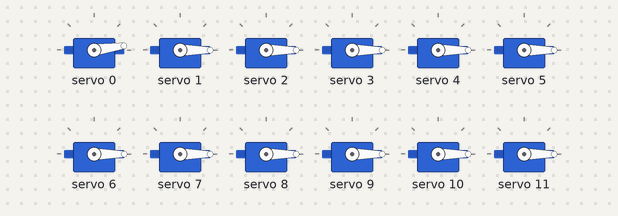
The sketch below on a simulated Arduino Uno, built with avr-gcc and run on an emulated ATmega328P. Parts: 12 × servo. What the sketch prints to the serial monitor is not drawn.

Above: at 2.26 s.
At 4.63 s:
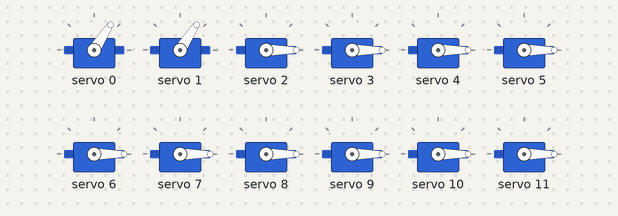
At 7.14 s:
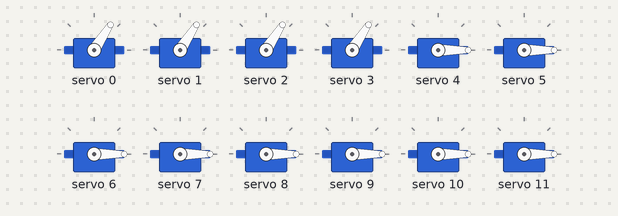
At 14.6 s:
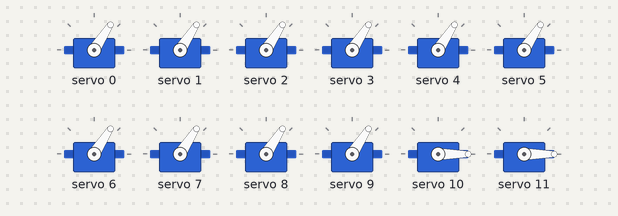
At 20.68 s:
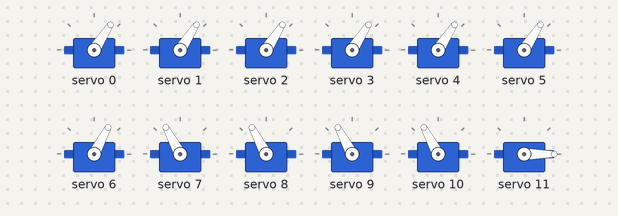
At 29.3 s:
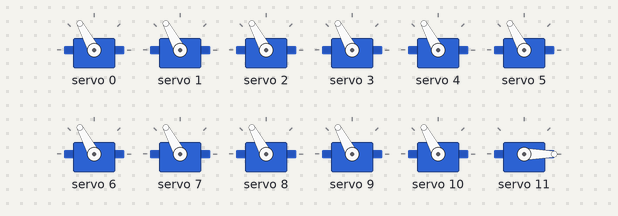
Timing chart, 0 to 40.0 s (numbered marks = the images above):
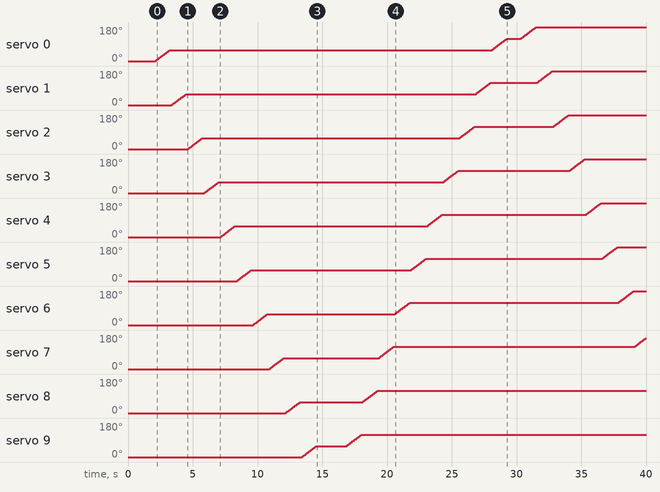

Measured:
- by itself, servo 0–6: moves from 0° to 180° over 29.4 s
- by itself, servo 7: moves from 0° to 163° over 29.1 s
- by itself, servo 8: moves from 0° to 118° over 7.1 s
- by itself, servo 9: moves from 0° to 118° over 4.6 s
- by itself, servo 10: moves from 0° to 118° over 1.2 s

The sketch:

servo_0503.ino
```cpp
// ----------LIBRARIES--------------


#include <Wire.h>
#include <Adafruit_PWMServoDriver.h>

// --------CONSTANTS (won't change)---------------
#define MIN_PULSE_WIDTH 500
#define MAX_PULSE_WIDTH 2400
#define DEFAULT_PULSE_WIDTH 1500
#define FREQUENCY 50
Adafruit_PWMServoDriver pwm1 = Adafruit_PWMServoDriver(0x40);
Adafruit_PWMServoDriver pwm2 = Adafruit_PWMServoDriver(0x41);
uint8_t servonum = 0;


const long interval = 15;
int servoDegrees = 1;
int servoangle[] = {102, 232, 361, 491, 361, 232, 102};
int stopservo = 1000;
int delaystep = 50;


//========================================

void setup() {

  Serial.begin(115200);
  pwm1.begin();
  pwm1.setPWMFreq(FREQUENCY);
  pwm2.begin();
  pwm2.setPWMFreq(FREQUENCY);


  for (int i = 0; i < 16; i++) {
    pwm1.setPWM(i, 0, 102);

  }
  Serial.println("start position");
  delay(1000);


}

//========================================

void loop() {

  /*


    for (int s=0 ; s<6;s++){
     servomoveall(s);
     delay(1000);
    }


    ///////////////////
    for (int mo=0;mo<20;mo++){
      oneup(0, mo);
     delay(delaystep);
     }
     delay(stopservo);
    for (int mo=0;mo<20;mo++){
      oneup(1, 19-mo);
     delay(delaystep);
     }
    delay(stopservo);
    for (int mo=0;mo<20;mo++){
      oneup(2, mo);
     delay(delaystep);
     }
     delay(stopservo);
    for (int mo=0;mo<20;mo++){
      oneup(3, 19-mo);
     delay(delaystep);
     }
     delay(stopservo);
    for (int mo=0;mo<20;mo++){
      oneup(4, mo);
     delay(delaystep);
     }
    delay(stopservo);
    for (int mo=0;mo<20;mo++){
      oneup(5, 19-mo);
     delay(delaystep);
     }
  */
  ///////////////////////////
  delay(stopservo);
  for (int mo = 0; mo < 10; mo++) {
    twoservo(0, mo);
    delay(delaystep);
  }
  delay(stopservo);
  for (int mo = 10; mo >= 0; mo--) {
    twoservo(1, mo);
    delay(delaystep);
  }
  delay(stopservo);
  for (int mo = 0; mo < 10; mo++) {
    twoservo(2, mo);
    delay(delaystep);
  }
  delay(stopservo);
  for (int mo = 10; mo >= 0; mo--) {
    twoservo(3, mo);
    delay(delaystep);
  }
  delay(stopservo);
  for (int mo = 0; mo < 10; mo++) {
    twoservo(4, mo);
    delay(delaystep);
  }
  delay(stopservo);
  for (int mo = 10; mo >= 0; mo--) {
    twoservo(5, mo);
    delay(delaystep);
  }

}


void servomoveall(int mystep) {
  Serial.println(mystep);
  if (servoangle[mystep] < servoangle[mystep + 1]) {

    for ( int p = servoangle[mystep]; p <= servoangle[mystep + 1]; p++) {
      Serial.print ("start:");
      Serial.print(servoangle[mystep]);
      Serial.print (" stop:");
      Serial.print(servoangle[mystep + 1]);
      Serial.print (" pulse:");
      Serial.println(p);


      for (int m = 0; m < 20; m++) {

        if (m >= 0 && m <= 9) {
          pwm1.setPWM(m, 0, p);
        }
        else if (m > 9) {
          pwm2.setPWM(m - 10, 0, p);
        }
      }

      delay(interval);
    }
  }

  else if (servoangle[mystep] > servoangle[mystep + 1]) {
    for ( int p = servoangle[mystep]; p >= servoangle[mystep + 1]; p--) {
      Serial.print ("start:");
      Serial.print(servoangle[mystep]);
      Serial.print (" stop:");
      Serial.print(servoangle[mystep + 1]);
      Serial.print (" pulse:");
      Serial.println(p);

      for (int m = 0; m < 20; m++) {

        if (m >= 0 && m <= 9) {
          pwm1.setPWM(m, 0, p);
        }
        else if (m > 9) {
          pwm2.setPWM(m - 10, 0, p);
        }
      }

      delay(interval);
    }

  }

}

void oneup(int mystep, int m) {
  Serial.println(mystep);
  if (servoangle[mystep] < servoangle[mystep + 1]) {

    for ( int p = servoangle[mystep]; p <= servoangle[mystep + 1]; p++) {
      Serial.print ("start:");
      Serial.print(servoangle[mystep]);
      Serial.print (" stop:");
      Serial.print(servoangle[mystep + 1]);
      Serial.print (" pulse:");
      Serial.println(p);


      if (m >= 0 && m <= 9) {
        pwm1.setPWM(m, 0, p);
      }
      else if (m > 9) {
        pwm2.setPWM(m - 10, 0, p);
      }
      delay(interval / 2);
    }


  }


  else if (servoangle[mystep] > servoangle[mystep + 1]) {
    for ( int p = servoangle[mystep]; p >= servoangle[mystep + 1]; p--) {
      Serial.print ("start:");
      Serial.print(servoangle[mystep]);
      Serial.print (" stop:");
      Serial.print(servoangle[mystep + 1]);
      Serial.print (" pulse:");
      Serial.println(p);


      if (m >= 0 && m <= 9) {
        pwm1.setPWM(m, 0, p);
      }
      else if (m > 9) {
        pwm2.setPWM(m - 10, 0, p);
      }


      delay(interval / 2);
    }

  }
}

void twoservo(int mystep, int m) {
  Serial.println(mystep);
  if (servoangle[mystep] < servoangle[mystep + 1]) {

    for ( int p = servoangle[mystep]; p <= servoangle[mystep + 1]; p++) {
      Serial.print ("start:");
      Serial.print(servoangle[mystep]);
      Serial.print (" stop:");
      Serial.print(servoangle[mystep + 1]);
      Serial.print (" pulse:");
      Serial.println(p);


      pwm1.setPWM(m, 0, p);
      pwm2.setPWM(9 - m, 0, p);

      delay(interval / 2);
    }


  }


  else if (servoangle[mystep] > servoangle[mystep + 1]) {
    for ( int p = servoangle[mystep]; p >= servoangle[mystep + 1]; p--) {
      Serial.print ("start:");
      Serial.print(servoangle[mystep]);
      Serial.print (" stop:");
      Serial.print(servoangle[mystep + 1]);
      Serial.print (" pulse:");
      Serial.println(p);


      pwm1.setPWM(m, 0, p);
      pwm2.setPWM(9 - m, 0, p);


      delay(interval / 2);
    }

  }
}
```
